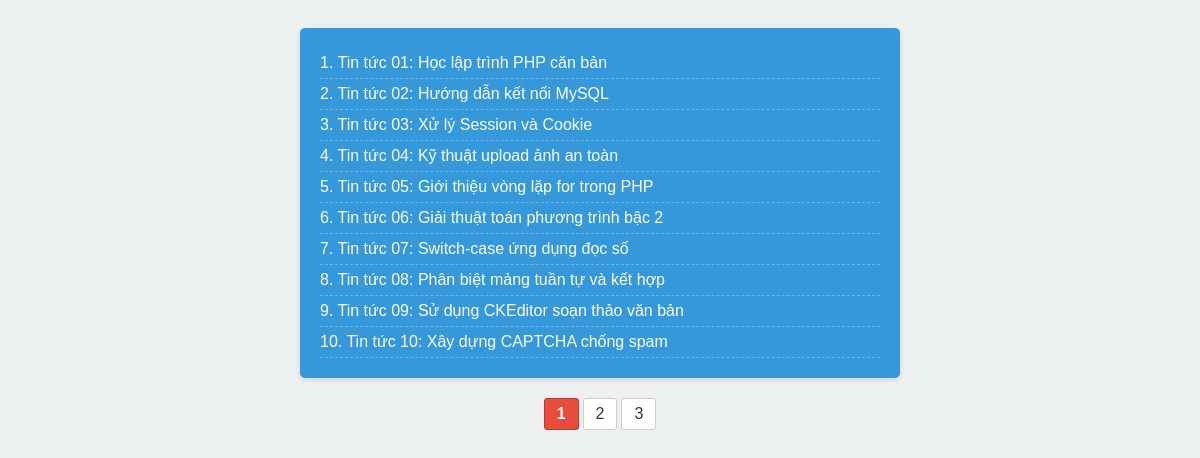
The page /lab9/bai11/phantrang.php on the database its author committed.
### tables this page shows
CREATE TABLE `tintuc` (
  `id` int(10) NOT NULL,
  `title` varchar(255) NOT NULL
);

### lab9/bai11/phantrang.php (the view, shortened to what this page needs)
<!DOCTYPE html>
<html lang="vi">
<head>
</head>
<body>
<div class="container">
<?php
$conn = mysqli_connect("localhost", "root", "", "phantrang");
mysqli_set_charset($conn, "utf8");
$page = isset($_GET['page']) ? (int)$_GET['page'] : 1;
$limit = 10;
$start = ($page - 1) * $limit;
$count_query = mysqli_query($conn, "SELECT COUNT(id) as total FROM tintuc");
$count_data = mysqli_fetch_assoc($count_query);
$total_rows = $count_data['total'];
$total_page = ceil($total_rows / $limit);
$query = "SELECT * FROM tintuc LIMIT $start, $limit";
$result = mysqli_query($conn, $query);
echo "<div class='title-box'>";
if (mysqli_num_rows($result) > 0) {
    while ($row = mysqli_fetch_assoc($result)) {
        echo "<a href='#'>" . $row['id'] . ". " . $row['title'] . "</a>";
    }
} else {
    echo "<p style='color:white;'>Không có bài viết nào ở trang này!</p>";
}
echo "</div>";
echo "<div class='pagination'>";
for ($i = 1; $i <= $total_page; $i++) {
    $active_class = ($i == $page) ? "class='active'" : "";
    echo "<a href='phantrang.php?page=$i' $active_class>$i</a>";
}
echo "</div>";
?>
</div>
</body>
</html>

### lab9/bai11/phantrang.php (style rules this page uses)
body { font-family: Arial, sans-serif; background: #ecf0f1; padding: 20px; }
.container { width: 600px; margin: 0 auto; }
.title-box { background: #3498db; padding: 20px; border-radius: 5px; box-shadow: 0 2px 5px rgba(0,0,0,0.1); }
.title-box a { display: block; color: #fff; text-decoration: none; padding: 6px 0; border-bottom: 1px dashed rgba(255,255,255,0.3); }
.pagination { text-align: center; margin-top: 20px; }
.pagination a { display: inline-block; padding: 6px 12px; margin: 0 2px; background: #fff; color: #333; text-decoration: none; border: 1px solid #ccc; border-radius: 3px; }
.pagination a.active { background: #e74c3c; color: #fff; border-color: #c0392b; font-weight: bold; }

### rows shown on the page
tintuc: id "1", title "Tin tức 01: Học lập trình PHP căn bản"
tintuc: id "2", title "Tin tức 02: Hướng dẫn kết nối MySQL"
tintuc: id "3", title "Tin tức 03: Xử lý Session và Cookie"
tintuc: id "4", title "Tin tức 04: Kỹ thuật upload ảnh an toàn"
tintuc: id "5", title "Tin tức 05: Giới thiệu vòng lặp for trong PHP"
tintuc: id "6", title "Tin tức 06: Giải thuật toán phương trình bậc 2"
tintuc: id "7", title "Tin tức 07: Switch-case ứng dụng đọc số"
tintuc: id "8", title "Tin tức 08: Phân biệt mảng tuần tự và kết hợp"
tintuc: id "9", title "Tin tức 09: Sử dụng CKEditor soạn thảo văn bản"
tintuc: id "10", title "Tin tức 10: Xây dựng CAPTCHA chống spam"
